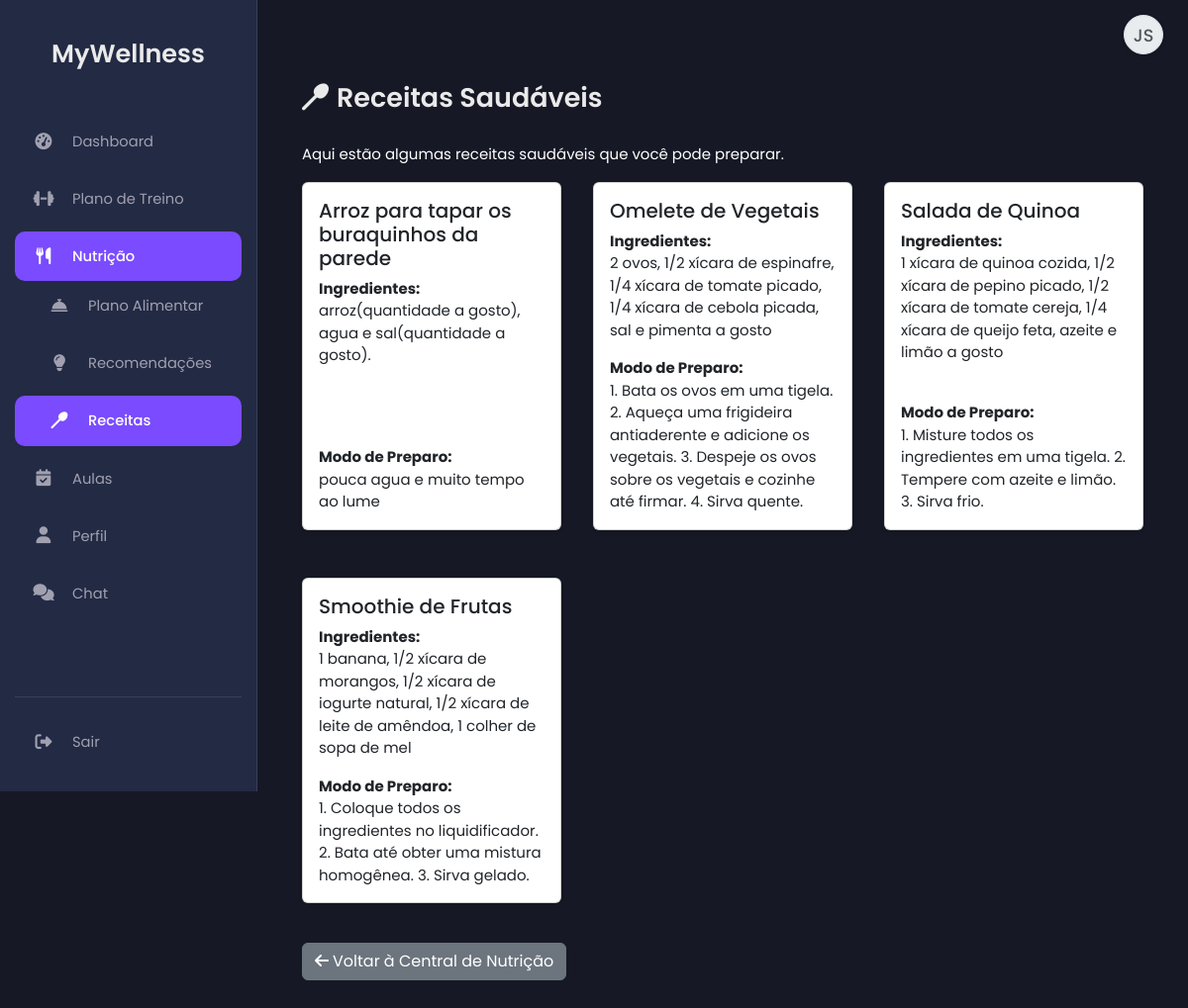
The app's page /recipes_client.php (signed in) with its own data.
### tables this page shows
CREATE TABLE `recipes` (
  `id` int(11) NOT NULL,
  `name` varchar(100) NOT NULL,
  `ingredients` text NOT NULL,
  `instructions` text NOT NULL,
  `added_by_nutritionist_id` int(11) DEFAULT NULL COMMENT 'FK para users.id (nutricionista)',
  `created_at` timestamp NOT NULL DEFAULT current_timestamp()
);

### recipes_client.php (the view, shortened to what this page needs)
<?php
include 'db.php';
include 'header.php';
include 'sidebar_client.php';
$recipes = [];
try {
    $stmt = $pdo->prepare("SELECT * from recipes ORDER BY name ASC");
    $stmt->execute();
    $recipes = $stmt->fetchAll();
} catch (PDOException $e) {
    error_log("Erro ao buscar receitas: " . $e->getMessage());
}
?>
<main class="main-content">
    <div class="container mt-5">
        <h2><i class="fas fa-utensil-spoon me-2"></i>Receitas Saudáveis</h2>
        <p class="text-muted" style="color: white !important;">Aqui estão algumas receitas saudáveis que você pode preparar.</p>
        <div class="row">
            <?php if (!empty($recipes)): ?>
                <?php foreach ($recipes as $recipe): ?>
                    <div class="col-md-6 col-lg-4 mb-4">
                        <div class="card shadow-sm h-100">
                            <div class="card-body d-flex flex-column">
                                <h5 class="card-title"><?= htmlspecialchars($recipe['name']) ?></h5>
                                <p class="card-text"><strong>Ingredientes:</strong><br><?= nl2br(htmlspecialchars($recipe['ingredients'])) ?></p>
                                <p class="card-text mt-auto"><strong>Modo de Preparo:</strong><br><?= nl2br(htmlspecialchars($recipe['instructions'])) ?></p>
                            </div>
                        </div>
                    </div>
                <?php endforeach; ?>
            <?php else: ?>
                <div class="col-12"><div class="alert alert-info text-center">Nenhuma receita disponível no momento.</div></div>
            <?php endif; ?>
        </div>
        <a href="nutrition_hub.php" class="btn btn-secondary mt-3"><i class="fas fa-arrow-left me-1"></i>Voltar à Central de Nutrição</a>
    </div>
</main>
<?php include 'footer.php'; ?>

### assets/css/dashboard_cliente.css (style rules this page uses)
:root { --bg-dark-primary: #161925; --bg-dark-secondary: #232A44; --text-light: #EAEAEA; --text-muted: #A0A0B0; --accent-color: #7B4BFF; --accent-color-hover: #6a3ffb; --border-color: #3a3f58; --sidebar-width: 260px; --sidebar-width-collapsed: 80px; --font-family: 'Poppins', sans-serif; }
body.dashboard-body { background-color: var(--bg-dark-primary); color: var(--text-light); font-family: var(--font-family); margin: 0; padding: 0; display: flex; min-height: 100vh; font-size: 15px; }
.main-content { margin-left: var(--sidebar-width); padding: 35px 45px; width: calc(100% - var(--sidebar-width)); background-color: var(--bg-dark-primary); transition: margin-left 0.3s ease, width 0.3s ease; overflow-y: auto; }
.main-content h2 { color: var(--text-light); margin-bottom: 30px; font-weight: 600; font-size: 1.8em; }
.container, .container-fluid, .container-lg, .container-md, .container-sm, .container-xl, .container-xxl { padding-left: 0; padding-right: 0; max-width: 100%; }
.row { --bs-gutter-x: 2rem; --bs-gutter-y: 1.5rem; }

### assets/css/personalizacao_chat.css (style rules this page uses)
:root { --chat-bg: #FFFFFF; --chat-text: #000000; --chat-border: #D1D1D6; --chat-messages-bg: #FFFFFF; --chat-input-area-bg: #F8F9FA; --chat-input-bg: #FFFFFF; --chat-placeholder-text: #8A8A8E; --chat-sent-bg: #007AFF; --chat-sent-bg-rgb: 0, 122, 255; --chat-sent-text: #FFFFFF; --chat-received-bg: #E5E5EA; --chat-received-text: #000000; --chat-timestamp-sent: #d1eaff; --chat-timestamp-received: #6c757d; }

### records on screen
recipes: name "Arroz para tapar os buraquinhos da parede", ingredients "arroz(quantidade a gosto), agua e sal(quantidade a gosto).", instructions "pouca agua e muito tempo ao lume"
recipes: name "Omelete de Vegetais", ingredients "2 ovos, 1/2 xícara de espinafre, 1/4 xícara de tomate picado, 1/4 xícara de cebola picada, sal e pimenta a gosto", instructions "1. Bata os ovos em uma tigela. 2. Aqueça uma frigideira antiaderente e adicione os vegetais. 3. Despeje os ovos sobre os vegetais e cozinhe até firmar. 4. Sirva quente."
recipes: name "Salada de Quinoa", ingredients "1 xícara de quinoa cozida, 1/2 xícara de pepino picado, 1/2 xícara de tomate cereja, 1/4 xícara de queijo feta, azeite e limão a gosto", instructions "1. Misture todos os ingredientes em uma tigela. 2. Tempere com azeite e limão. 3. Sirva frio."
recipes: name "Smoothie de Frutas", ingredients "1 banana, 1/2 xícara de morangos, 1/2 xícara de iogurte natural, 1/2 xícara de leite de amêndoa, 1 colher de sopa de mel", instructions "1. Coloque todos os ingredientes no liquidificador. 2. Bata até obter uma mistura homogênea. 3. Sirva gelado."

### other values on screen
$user_name_initials "JS"
